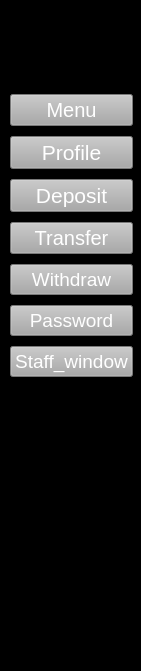
     <widget class="QFrame" name="frame_11">
      <property name="geometry">
       <rect>
        <x>-1</x>
        <y>0</y>
        <width>141</width>
        <height>671</height>
       </rect>
      </property>
      <property name="styleSheet">
       <string notr="true">QFrame{
background-color:black;
}

.QPushButton{
	background-color: darkgray;
color: white;
}

.QPushButton::hover{
	background-color: lavender;
   color: black;
}

.QPushButton::hover:pressed{
	background-color: gray;
	color: white;
}</string>
      </property>
      <property name="frameShape">
       <enum>QFrame::StyledPanel</enum>
      </property>
      <property name="frameShadow">
       <enum>QFrame::Raised</enum>
      </property>
      <widget class="QWidget" name="layoutWidget">
       <property name="geometry">
        <rect>
         <x>10</x>
         <y>90</y>
         <width>123</width>
         <height>298</height>
        </rect>
       </property>
       <layout class="QVBoxLayout" name="verticalLayout_10">
        <item>
         <widget class="QPushButton" name="pushButton_5">
          <property name="font">
           <font>
            <family>helvetica</family>
            <pointsize>15</pointsize>
           </font>
          </property>
          <property name="cursor">
           <cursorShape>PointingHandCursor</cursorShape>
          </property>
          <property name="text">
           <string>Menu</string>
          </property>
         </widget>
        </item>
        <item>
         <widget class="QPushButton" name="pushButton_profile_4">
          <property name="font">
           <font>
            <family>helvetica</family>
            <pointsize>16</pointsize>
           </font>
          </property>
          <property name="cursor">
           <cursorShape>PointingHandCursor</cursorShape>
          </property>
          <property name="styleSheet">
           <string notr="true"/>
          </property>
          <property name="text">
           <string>Profile</string>
          </property>
         </widget>
        </item>
        <item>
         <widget class="QPushButton" name="pushButton_18">
          <property name="font">
           <font>
            <family>helvetica</family>
            <pointsize>16</pointsize>
           </font>
          </property>
          <property name="cursor">
           <cursorShape>PointingHandCursor</cursorShape>
          </property>
          <property name="text">
           <string>Deposit</string>
          </property>
         </widget>
        </item>
        <item>
         <widget class="QPushButton" name="pushButton_19">
          <property name="font">
           <font>
            <family>helvetica</family>
            <pointsize>15</pointsize>
           </font>
          </property>
          <property name="cursor">
           <cursorShape>PointingHandCursor</cursorShape>
          </property>
          <property name="text">
           <string>Transfer</string>
          </property>
         </widget>
        </item>
        <item>
         <widget class="QPushButton" name="pushButton_20">
          <property name="font">
           <font>
            <family>helvetica</family>
            <pointsize>14</pointsize>
           </font>
          </property>
          <property name="cursor">
           <cursorShape>PointingHandCursor</cursorShape>
          </property>
          <property name="text">
           <string>Withdraw</string>
          </property>
         </widget>
        </item>
        <item>
         <widget class="QPushButton" name="pushButton_21">
          <property name="font">
           <font>
            <family>helvetica</family>
            <pointsize>14</pointsize>
           </font>
          </property>
          <property name="cursor">
           <cursorShape>PointingHandCursor</cursorShape>
          </property>
          <property name="text">
           <string>Password</string>
          </property>
         </widget>
        </item>
        <item>
         <widget class="QPushButton" name="pushButton_staff_win_4">
          <property name="font">
           <font>
            <family>helvetica</family>
            <pointsize>14</pointsize>
           </font>
          </property>
          <property name="cursor">
           <cursorShape>PointingHandCursor</cursorShape>
          </property>
          <property name="text">
           <string>Staff_window</string>
          </property>
         </widget>
        </item>
       </layout>
      </widget>
     </widget>
